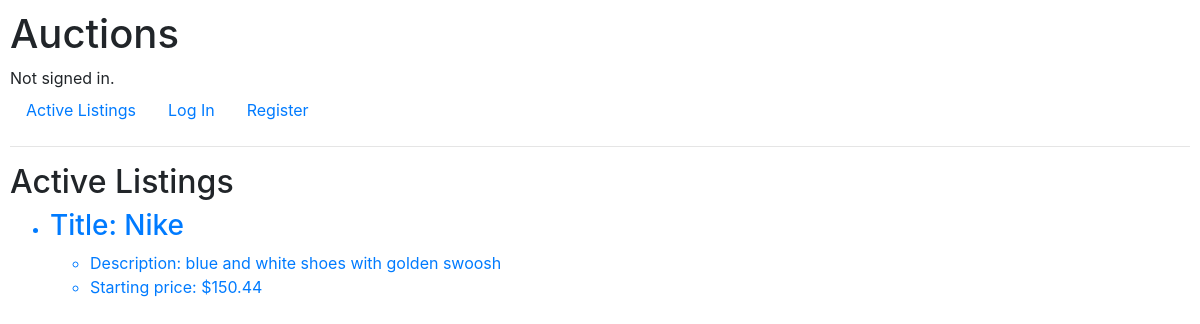
The app's page /, older data.
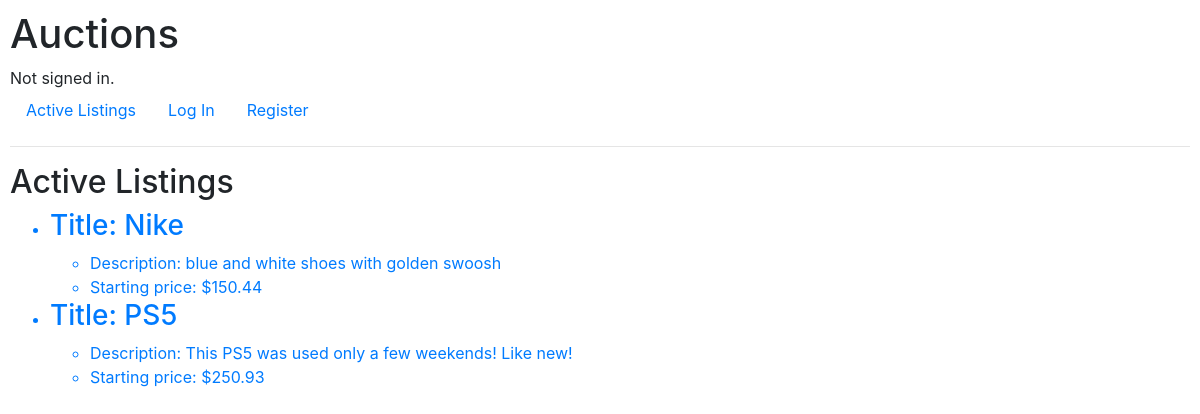
The same page, newer data.
### auctions/models.py (models this page shows, shortened)
class Listing(models.Model):
    title = models.CharField(max_length=100)
    description = models.CharField(max_length=1000)
    price = models.DecimalField(max_digits=10, decimal_places=2)

### auctions/views.py (the view)
# urls.py: path("", views.index, name="index"),
def index(request):
    return render(request, "auctions/index.html", {
        "listings": Listing.objects.all()
    })

### auctions/templates/auctions/index.html
{% extends "auctions/layout.html" %}
{% block body %}
    <h2>Active Listings</h2>
    {% if listings %}
        <ul>
            {% for item in listings %}
            <a href="{% url 'listing_page' item.pk %}">
                <div>
                    <li>
                        <h3>Title: {{ item.title }}</h3>
                        <ul>
                            <li>Description: {{ item.description }}</li>
                            <li>Starting price: ${{ item.price }}</li>
                        </ul>
                    </li>
                </div>
            </a>
            {% endfor %}
        </ul>
    {% endif %}
{% endblock %}

### auctions/templates/auctions/layout.html (shortened to what this page needs)
{% load static %}
<!DOCTYPE html>
<html lang="en">
    <head>
        <link rel="stylesheet" href="https://stackpath.bootstrapcdn.com/bootstrap/4.4.1/css/bootstrap.min.css">
        <link href="{% static 'auctions/styles.css' %}" rel="stylesheet">
    </head>
    <body>
        <h1>Auctions</h1>
        <div>
            {% if user.is_authenticated %}
                Signed in as <strong>{{ user.username }}</strong>.
            {% else %}
                Not signed in.
            {% endif %}
        </div>
        <ul class="nav">
            <li class="nav-item">
                <a class="nav-link" href="{% url 'index' %}">Active Listings</a>
            </li>
            {% if user.is_authenticated %}
            <li class="nav-item">
                    <a class="nav-link" href="{% url 'create_listing' %}">Create Listing</a>
                </li>
                <li class="nav-item">
                    <a class="nav-link" href="{% url 'logout' %}">Log Out</a>
                </li>
            {% else %}
                <li class="nav-item">
                    <a class="nav-link" href="{% url 'login' %}">Log In</a>
                </li>
                <li class="nav-item">
                    <a class="nav-link" href="{% url 'register' %}">Register</a>
                </li>
            {% endif %}
        </ul>
        <hr>
        {% block body %}
        {% endblock %}
    </body>
</html>

### auctions/static/auctions/styles.css (style rules this page uses)
body { padding: 10px; }

Row changes from the older to the newer data that the page shows:
added Listing: title "PS5", description "This PS5 was used only a few weekends! Like new!", price "250.93"
